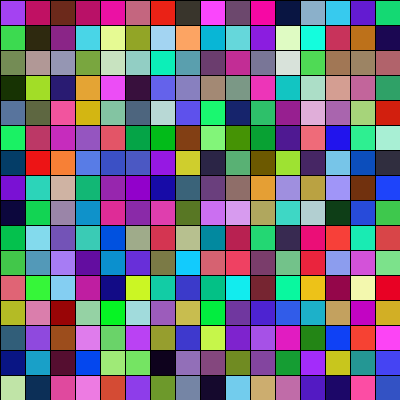
Frame 1 (no input)
Frame 60 (the mouse pressed at the canvas centre just before this capture): identical to frame 1, image omitted
Frame 120 (the mouse held since frame 60 and released just before this capture): identical to frame 1, image omitted

The Processing sketch that drew this single still picture (run headless with seeded random() and noise(); from frame 60 on, the mouse is pressed at the canvas centre):

// Processing sketch: grid_assignment_demo
// ── grid_assignment_demo.pde
void setup() {
  size (400,400);
  drawGrid();
}


void draw() {
  
}

void mousePressed() {
  drawGrid();
}

void drawGrid() {
  for (int x = 0; x < width; x += 25){
    for (int y = 0; y < height; y += 25){
      fill(random(255), random(255), random(255));
      rect(x,y,25,25);
    }
  }
}
